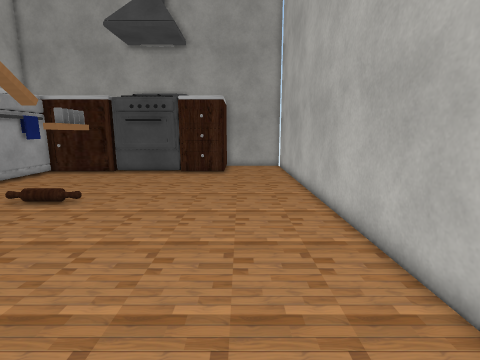
View 1 (above)

12 first-person views from a walk through a 3-D level made in the Unity game engine. The camera is 1.5 m above the floor, tilts 10° down and sees 85° across. The floor is counted in squares, 0.5 m on a side. Each view is taken from the middle of a square. On the plan, view 1 faces up. The plan holds only what a view shows up to about 19 squares ahead; the rest is blank. Some surface patterns are stand-ins.

View 2
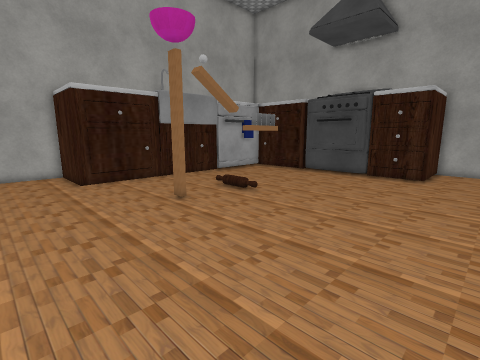

View 3
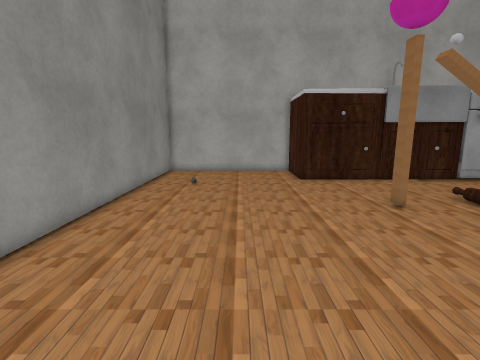

View 4
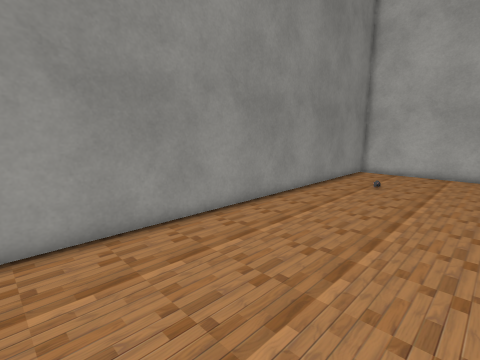

View 5
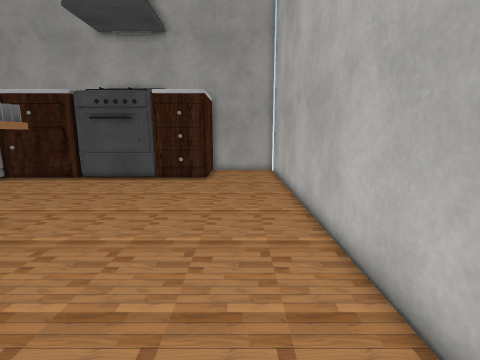

View 6
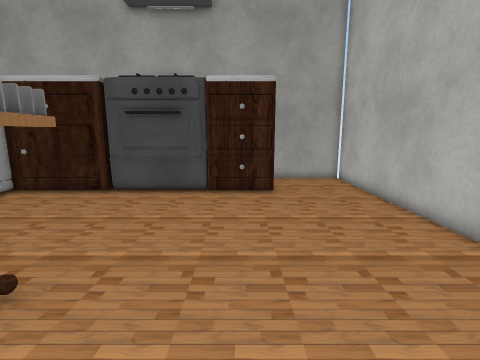

View 7
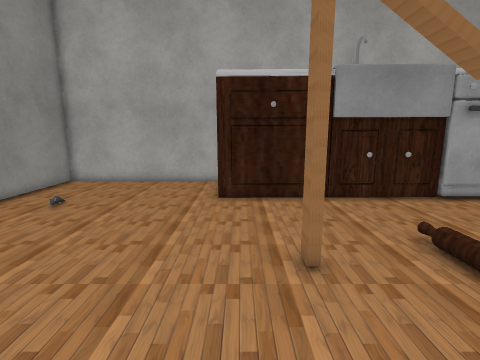

View 8
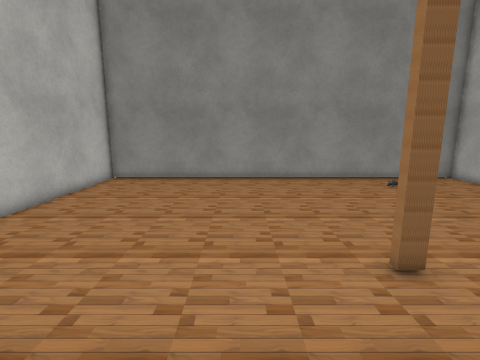

View 9
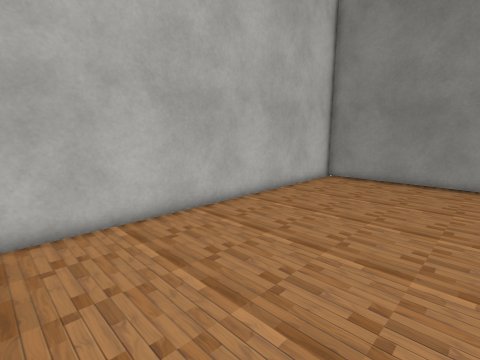

View 10
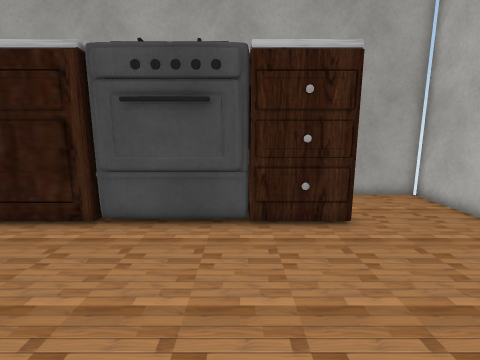

View 11
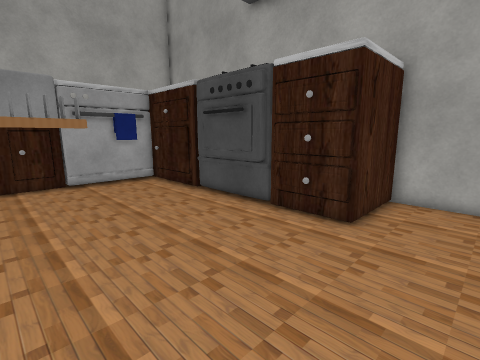

View 12
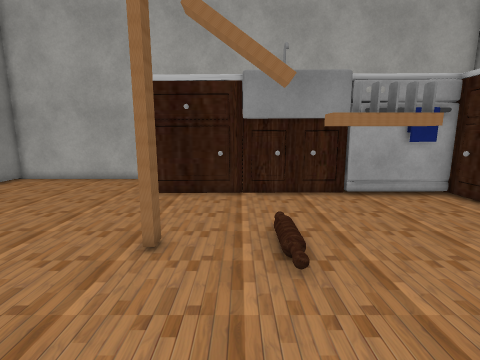

### Floor plan
Key: @ floor where view 1 was taken; # wall or solid block; x gap in a wall; . floor; T thing the floor can be seen under or through; O other object.
Columns run from 19 left of view 1 to 4 right of it. Each row starts with its distance up from view 1.
 25                   ######
 24                   #....#
 23                   #....#
 22                   #....#
 21           ##### ###....#
 20      #############.....#
 19     # .................#
 18     # .................#
 17     #..................#
 16     #..................#
 15     #.....O............#
 14     #.....OT...........#
 13     #.....OT...........#
 12     #.....x............#
 11     #..................#
 10     #..................#
  9     #..................#
  8     #.....OO...........#
  7     #..................#
  6     #..................#
  5 #####..................#
  4 #......................#
  3 #......................#
  2 #......................#
  1 #......................#
  0 #..................@...#
 -1 #......................#
 -2 #......................#
 -3 #......................#
 -4 #......................#
 -5 ########################

Positions as (right, up) in squares from view 1, and headings:
1: (0, 0), facing up
2: (2, 1), facing up-left
3: (2, 1), facing left
4: (2, 3), facing down-left
5: (1, 3), facing up
6: (-3, 7), facing up
7: (-3, 6), facing left
8: (-5, 13), facing down
9: (-5, 13), facing down-right
10: (-5, 12), facing up
11: (2, 12), facing up-left
12: (-2, 10), facing left
